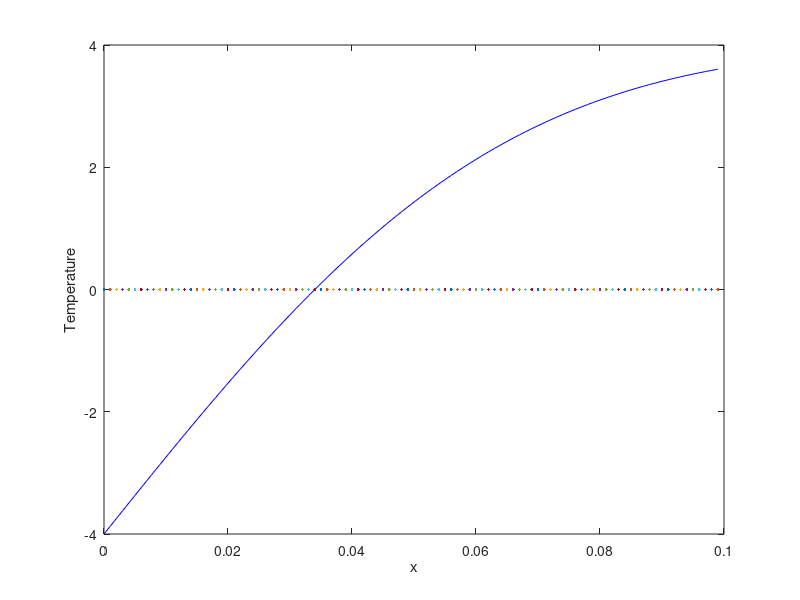

Source code (MATLAB):
%Oleoduc
clear

%variable
Cp=840;
lambda=0.042;
T0=-4;
T1=4
rho=1700;
Nx=100;
a=lambda/(rho*Cp)
L=0.1;
x(1)=0;


for i=2:Nx
    x(i)=x(i-1)+(L/Nx);
end




%solution theorique
for i=1:Nx
    T_theo(i)=(T1-T0)*erf(x(i)/(2*sqrt(a*12*3600)))+T0;
end


figure(1)
plot(x,T_theo,'b',x,0)
xlabel('x')
ylabel('Temperature')

x0=sqrt(a*12*3600)